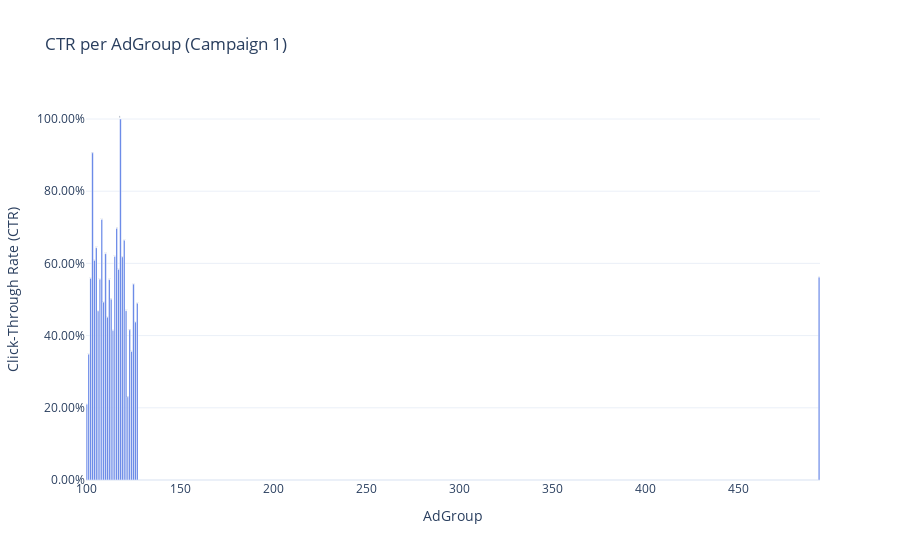

The notebook cell this image was saved under:
### Code cell
fig = go.Figure(data=[
    go.Bar(
        x=monthly_per_cam1['AdGroup'],
        y=monthly_per_cam1["CTR"],
        marker=dict(color="royalblue"),
        text=monthly_per_cam1["CTR"].round(2),
        textposition="outside"
    )
])

fig.update_layout(
    title="CTR per AdGroup (Campaign 1)",
    xaxis=dict(title='AdGroup'),
    yaxis=dict(title="Click-Through Rate (CTR)", tickformat=".2%"),
    template="plotly_white"
)

fig.show()

### Figure 1 — Plotly figure (JSON) as saved in the notebook; plotly's stock layout.template omitted (floating-point values rounded to 4 significant figures)
{"data": [{"marker": {"color": "royalblue"}, "text": [0.21, 0.35, 0.56, 0.91, 0.61, 0.64, 0.47, 0.56, 0.72, 0.49, 0.63, 0.45, 0.55, 0.5, 0.41, 0.62, 0.7, 0.58, 1, 0.62, 0.66, 0.47, 0.23, 0.42, 0.36, 0.54, 0.44, 0.49, 0.56], "textposition": "outside", "type": "bar", "x": [100, 101, 102, 103, 104, 105, 106, 107, 108, 109, 110, 111, 112, 113, 114, 115, 116, 117, 118, 119, 120, 121, 122, 123, 124, 125, 126, 127, 493], "y": [0.2101, 0.3486, 0.5585, 0.9063, 0.6083, 0.6434, 0.4678, 0.5563, 0.7215, 0.4926, 0.627, 0.451, 0.5549, 0.5009, 0.4139, 0.619, 0.6971, 0.5833, 1, 0.6181, 0.664, 0.469, 0.2304, 0.4159, 0.3561, 0.5426, 0.4375, 0.4896, 0.5619]}], "layout": {"title": {"text": "CTR per AdGroup (Campaign 1)"}, "xaxis": {"title": {"text": "AdGroup"}}, "yaxis": {"tickformat": ".2%", "title": {"text": "Click-Through Rate (CTR)"}}}}
